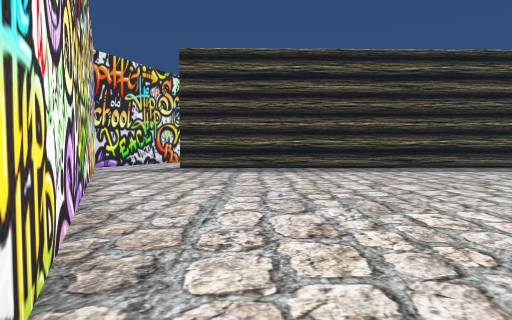
view 1 (above)

24 first-person views from a walk through a 3-D level made in the Unity game engine. The camera is 1.4 m above the floor, tilts 2° down and sees 70° across. The floor is counted in squares, 2 m on a side. Each view is taken from the middle of a square. On the plan, view 1 faces up. The plan holds only what a view shows up to about 11 squares ahead; the rest is blank. The place goes on beyond the plan.

view 2
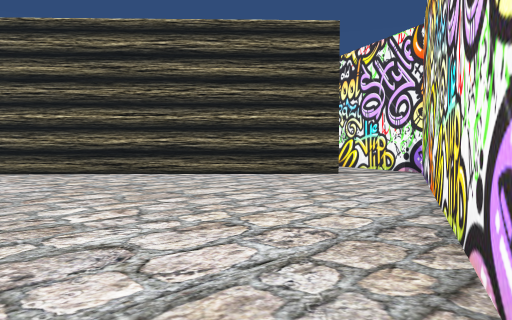

view 3
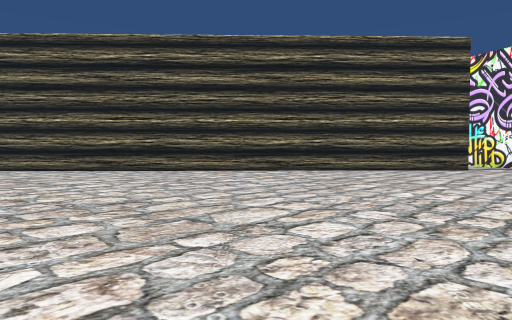

view 4
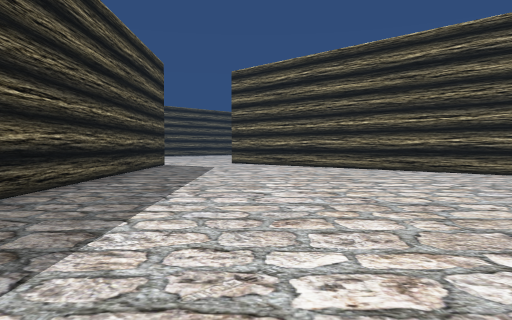

view 5
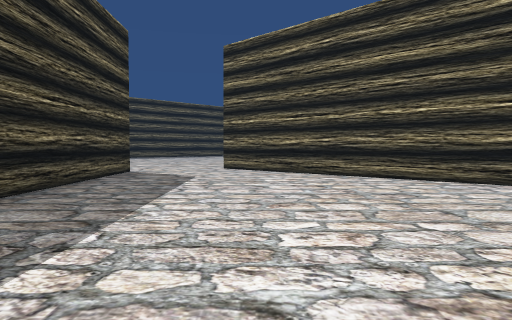

view 6
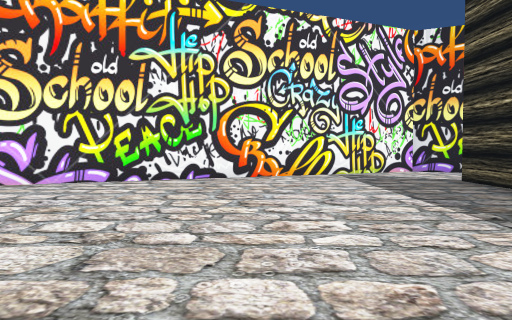

view 7
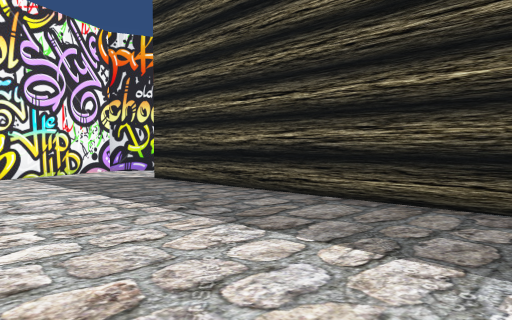

view 8
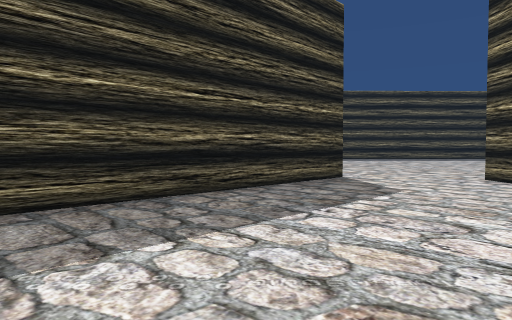

view 9
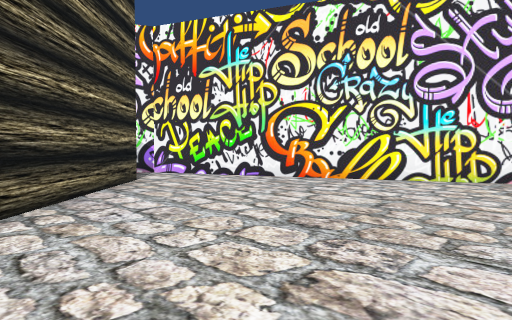

view 10
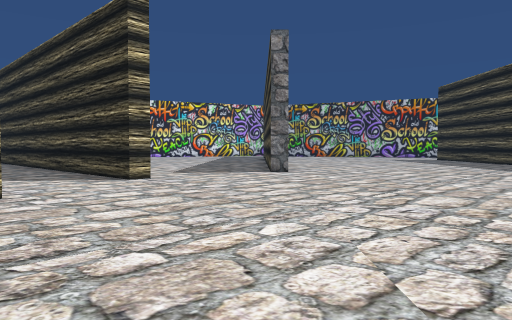

view 11
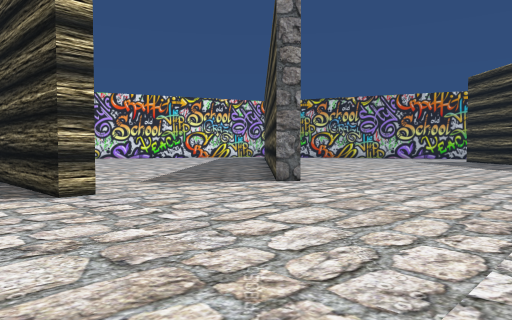

view 12
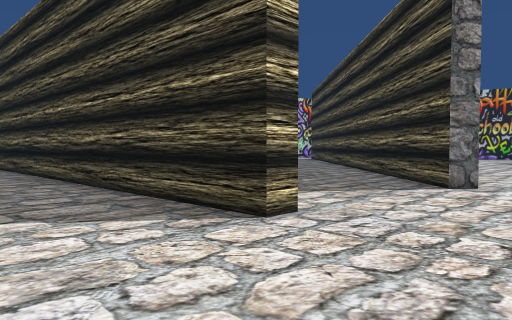

view 13
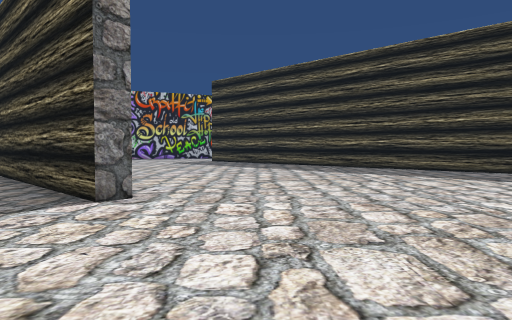

view 14
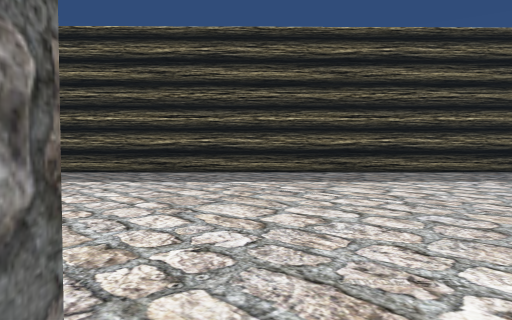

view 15
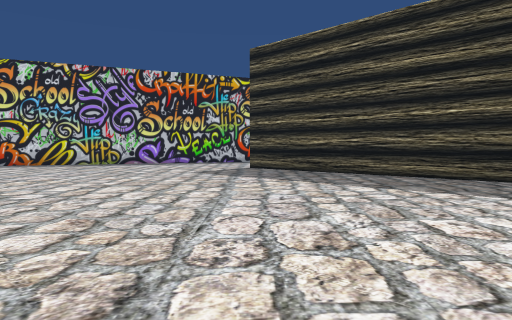

view 16
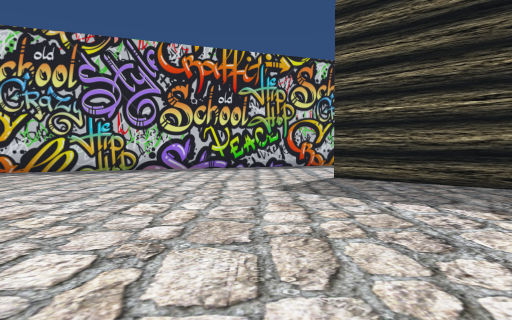

view 17
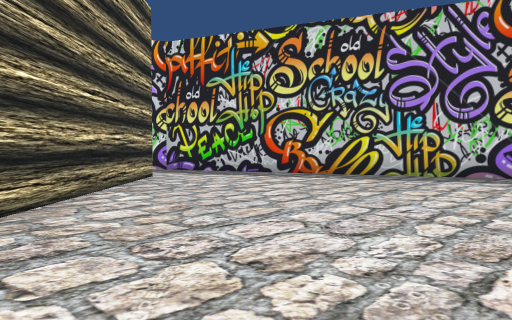

view 18
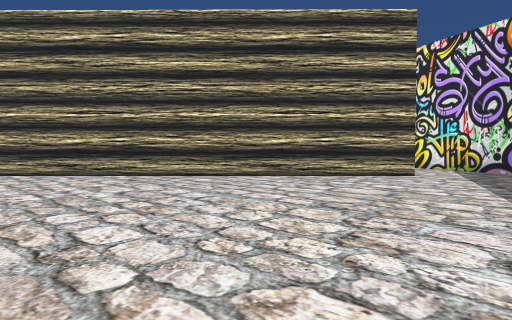

view 19
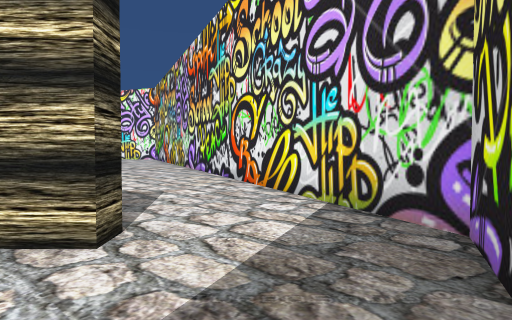

view 20
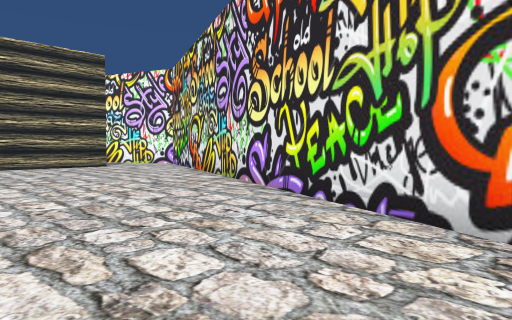

view 21
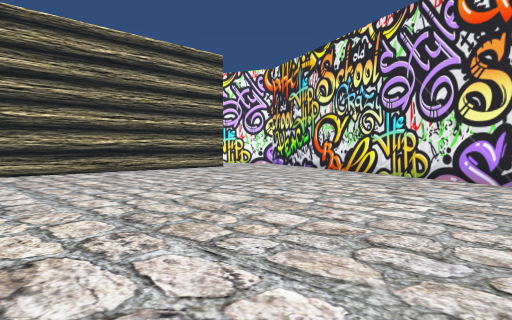

view 22
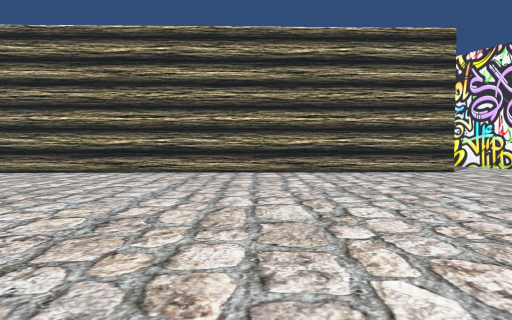

view 23
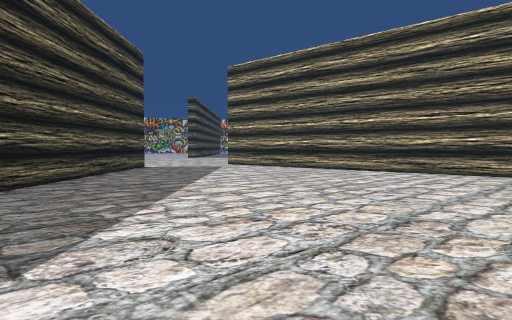

view 24
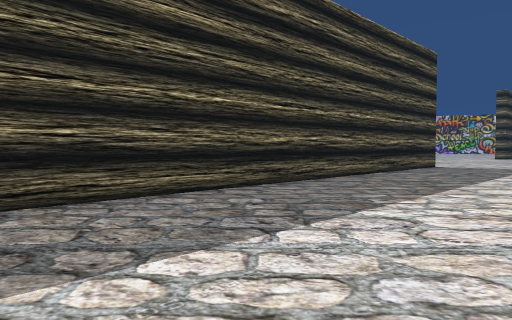

### Floor plan
Points are (right, up) in squares from view 1. A wall is a line through its corners. A room is listed if a view was taken in it or the views show most of it. See-through windows are left out.
Room 1 (views 1, 2, 3, 4, 5, 6, 7, 8, 9)
walls: (3.2, -3.4) (16.1, 10.1); (-4.2, 9.2) (1.8, -5.2) (3, -5.7); (14.5, 12.6) (-2.6, 12.3)
ways out: opening at (14.5, 11.5) to room 2; opening at (-2.5, 10.5) to room 3; opening at (4, -4.5)
Room 2 (views 10, 11, 12, 13, 15, 16, 17, 18, 19)
walls: (15.4, 17.1) (15, 16.6); (14.5, 13.2) (14.5, 12.6); (27.3, 18.1) (14.8, 30.4); (9.1, 33.2) (4.1, 31.1); (4, 28.5) (11.2, 21.2)
ways out: opening at (14.5, 11.5) to room 1; opening at (4, 29.5) to room 3; opening at (14.7, 15) to room 3; opening at (18, 9); opening at (21, 9)
Room 3 (views 14, 20, 21, 22, 23, 24)
walls: (3.6, 28.1) (4, 28.5); (-2.7, 12.8) (10.1, 13); (-5, 13.7) (-5.3, 12.9); (15, 16.6) (5.9, 25.8); (-5.3, 12) (-4.2, 9.2); (4.1, 31.1) (1.8, 30.2) (-3.7, 17)
ways out: opening at (-2.5, 10.5) to room 1; opening at (4, 29.5) to room 2; opening at (14.7, 15) to room 2

Where each view was taken, in squares from view 1:
view 1: 0 up, 0 right, facing up
view 2: 5 up, 2 left, facing down-right
view 3: 9 up, 0 right, facing down-right
view 4: 9 up, 0 right, facing right
view 5: 9 up, 4 right, facing right
view 6: 8 up, 5 right, facing left
view 7: 8 up, 5 right, facing up-left
view 8: 8 up, 7 right, facing up-right
view 9: 4 up, 7 right, facing down-left
view 10: 9 up, 22 right, facing up-left
view 11: 11 up, 20 right, facing up-left
view 12: 10 up, 17 right, facing up-left
view 13: 12 up, 17 right, facing up
view 14: 16 up, 15 right, facing up-right
view 15: 18 up, 15 right, facing up
view 16: 22 up, 13 right, facing up
view 17: 24 up, 12 right, facing up-left
view 18: 32 up, 13 right, facing down-left
view 19: 31 up, 5 right, facing down-left
view 20: 26 up, 3 right, facing down-left
view 21: 23 up, 6 right, facing down-left
view 22: 23 up, 3 right, facing down
view 23: 23 up, 3 right, facing down-right
view 24: 23 up, 2 right, facing right
